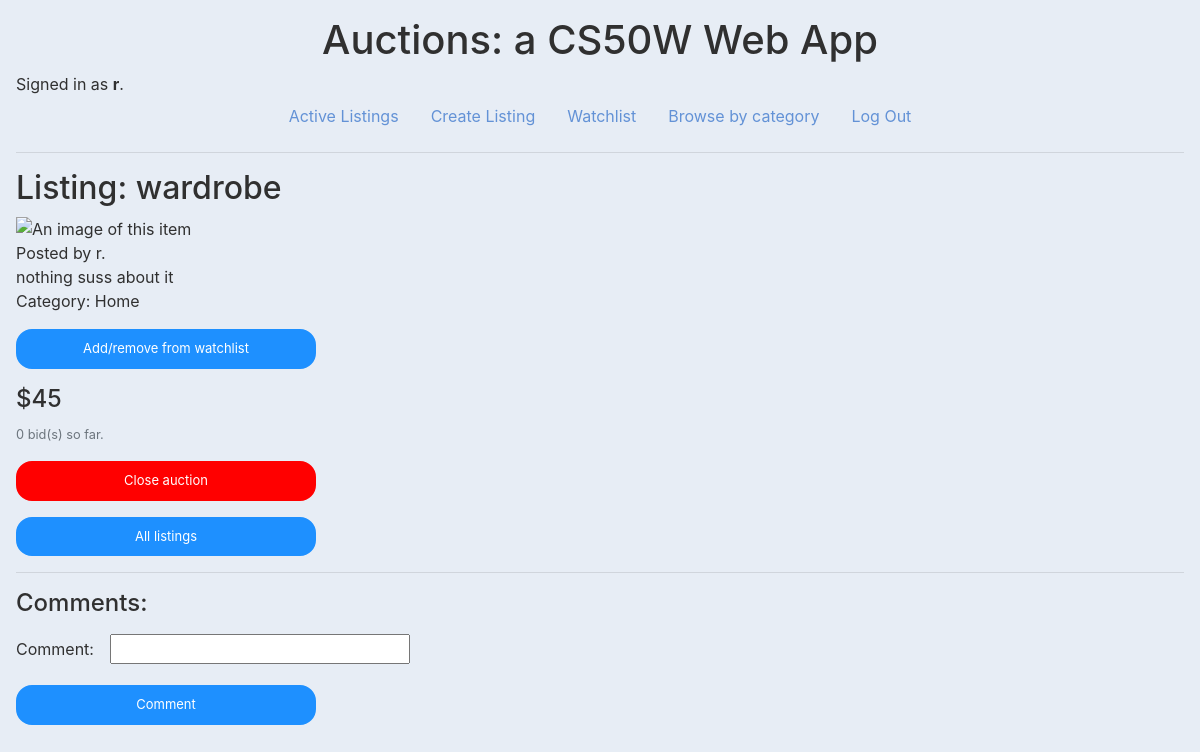
The page /listing/26 (signed in) on the database as committed earlier.
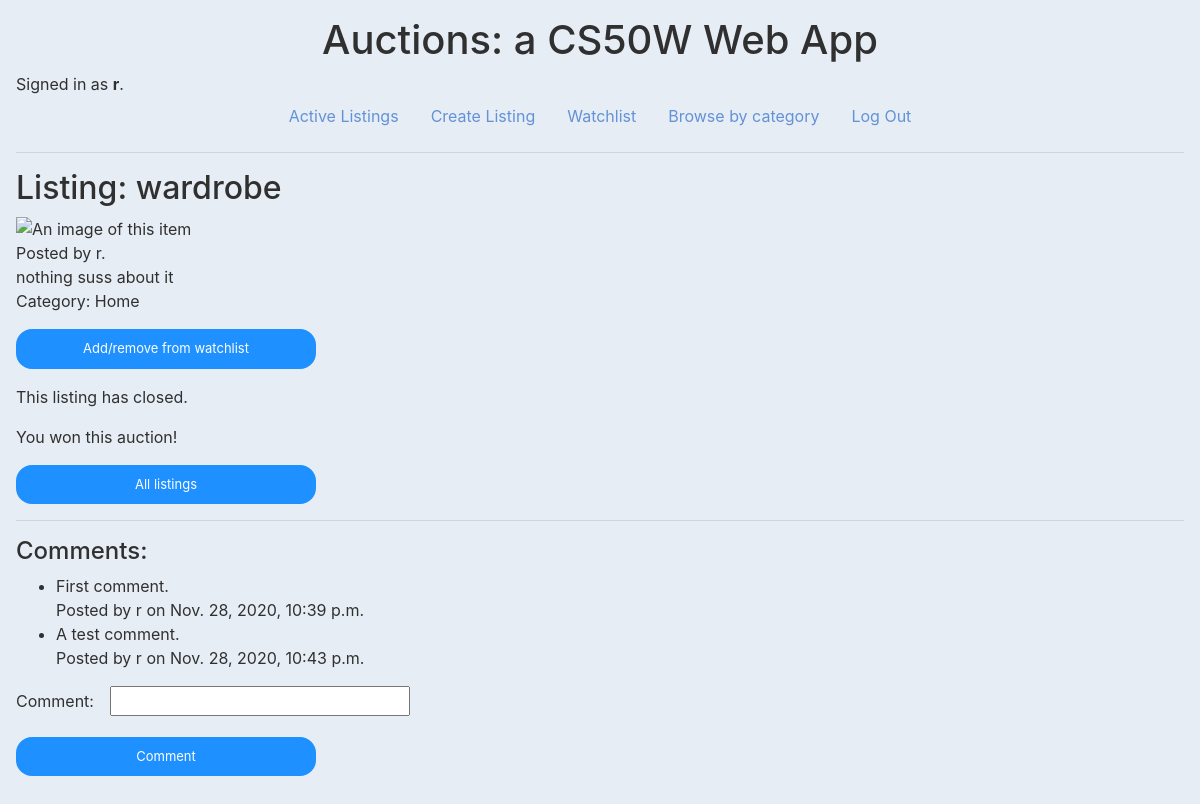
The same page on the database as committed later.
### auctions/models.py (models this page shows, shortened)
class Listing(models.Model):
    name = models.CharField(max_length=150, default="Item name")
    owner = models.ForeignKey(User, on_delete=models.CASCADE, related_name="owner_id", null=True, blank=True)
    description = models.TextField(blank=True)
    startBid = models.IntegerField(default=0)
    imgSrc = models.URLField(blank=True)
    Q = 'Q'
    F = 'F'
    T = 'T'
    E = 'E'
    H = 'H'
    O = 'O'
    CATEGORY_CHOICES = [
        (Q, 'Quick sell'),
        (F, 'Fashion'),
        (T, 'Toys'),
        (E, 'Electronics'),
        (H, 'Home'),
        (O, 'Other')
    ]
    category = models.CharField(max_length=11, choices=CATEGORY_CHOICES)
    datePosted = models.DateTimeField(auto_now=True)
    isOpen = models.BooleanField(default=True)

class User(AbstractUser):
    pass

class Comment(models.Model):
    commenter = models.ForeignKey(User, on_delete=models.CASCADE, related_name="user", blank=True, null=True)
    listingID = models.ForeignKey(Listing, on_delete=models.CASCADE, related_name="listingComment", blank=True, null=True)
    comment = models.CharField(max_length=264)
    dateCommented = models.DateTimeField(auto_now_add=True)
    class Meta:
        ordering = ['dateCommented']

### auctions/views.py (the view)
# urls.py: path("listing/<int:listing_id>", views.listing, name="listing"),
def listing(request, listing_id):
    try:
        item = Listing.objects.get(id=listing_id)
        item_id = item.id
        user = request.user.username
        id_user = request.user
        bidform = BidForm()
        userWatchlist = Watchlist.objects.filter(currentUser=id_user)
        commentForm = CommentForm()
        numBids = len(Bid.objects.filter(listingID=listing_id))
        comments = Comment.objects.filter(listingID=listing_id)
        if request.method == 'POST':
            if 'commentButton' in request.POST:
                commentForm = CommentForm(data=request.POST)
                if commentForm.is_valid():
                    new_comment = Comment()
                    new_comment = commentForm.save(commit=False)
                    new_comment.listingID = item
                    new_comment.commenter = id_user
                    new_comment.save()
                    message = django.contrib.messages.success(request, 'Comment added successfully.')
                    return HttpResponseRedirect(request.META.get('HTTP_REFERER'), {"messages":message})
            if 'watchlistButton' in request.POST:
                for row in userWatchlist:
                    if item == row.itemWatch:
                        userWatchlist.filter(itemWatch=item).delete()
                        message = django.contrib.messages.success(request, 'Item removed from watchlist.')
                        return HttpResponseRedirect(request.META.get('HTTP_REFERER'), {"messages":message})
                w = Watchlist(currentUser=id_user, itemWatch=item)
                w.save()
                message = django.contrib.messages.success(request, 'Item added to watchlist.')
                return HttpResponseRedirect(request.META.get('HTTP_REFERER'), {"messages":message})
            if 'makeBid' in request.POST:
                bidform = BidForm(request.POST)
                if bidform.is_valid():
                    user_bid = bidform.cleaned_data['bid']
                    price = item.startBid
                    if user_bid > price:
                        newBid = Bid(listingID=item, bidder=request.user, amount=user_bid)
                        newBid.save()
                        item.startBid = user_bid
                        item.save()
                        message = django.contrib.messages.success(request, 'Bid placed successfully.')
                        return HttpResponseRedirect(request.META.get('HTTP_REFERER'), {"messages":message})
                    else:
                        message = django.contrib.messages.success(request, 'Error: please bid an amount larger than the current price.')
                        return HttpResponseRedirect(request.META.get('HTTP_REFERER'), {"messages":message})
            elif 'closeAuction' in request.POST:
                item.isOpen = False
                topBid = item.startBid
                topBidObject = Bid.objects.filter(amount = topBid, listingID=item_id)
                if hasattr(topBidObject, 'bidder'):
                    topBidder = topBidObject.bidders
                else:
                    topBidder = item.owner
                item.owner = topBidder
                item.save()
                message = django.contrib.messages.success(request, 'Closed auction successfully.')
                return redirect("/", {"messages":message})
        else:
            try:
                whoBid = Bid.objects.filter(bidder=request.user)[0]
                whoBid1 = whoBid.bidder
                numBids = len(Bid.objects.filter(listingID=listing_id))
                return render(request, "auctions/listing.html", {
                    "item": item,
                    "user_id": user,
                    "commentForm": commentForm,
                    "bidForm": bidform,
                    "numBids": numBids,
                    "whoBid": whoBid1,
                    "watchlist": userWatchlist,
                    "comments": comments
                })
            except:
                numBids = len(Bid.objects.filter(listingID=listing_id))
                return render(request, "auctions/listing.html", {
                    "item": item,
                    "user_id": user,
                    "commentForm": commentForm,
                    "bidForm": bidform,
                    "numBids": numBids,
                    "watchlist": userWatchlist,
                    "comments": comments
                })
    except TypeError:
        return redirect("/error")

### auctions/views.py
class CommentForm(forms.ModelForm):
    class Meta:
        model = Comment
        fields = ('comment',)

class BidForm(forms.Form):
    bid = forms.IntegerField(min_value=0)

### auctions/templates/auctions/listing.html (shortened to what this page needs)
{% extends "auctions/layout.html" %}
{% block body %}
    <h2 class="display">Listing: {{ item.name }}</h2>
    {% if item.imgSrc %}
    <div class="img">
        <img src="{{ item.imgSrc }}" class="listingImg" alt="An image of this item" />
    </div>
    {% endif %}
    <p>Posted by {{ item.owner }}.<br>
    {{ item.description }}<br>
    Category: {{ item.get_category_display }}</p>
    <form action="{% url 'listing' item.id %}" method="post">
        <input type="submit" name="watchlistButton" id="watchlistButton" class="button"
        value="Add/remove from watchlist"></input>
    </form>
    {% if item.isOpen == True %}
   <h4>${{ item.startBid }}</h4>
   <p class="text-muted"><small>
       {{ numBids }} bid(s) so far.
    </small></p>
        {% if item.owner == user %}
        <form action="{% url 'listing' item.id %}" method="post">
            <input type="submit" class="button btn-danger" value="Close auction" name="closeAuction" id="closeAuction"></input>
        </form>
        {% else %}
            <form action="{% url 'listing' item.id %}" method="post">
                {% csrf_token %}
                {{ bidForm }}
                <input type="submit" class="button btn-green" value="Place bid" id="makeBid" name="makeBid"></input>
            </form>
        {% endif %}
    {% else %}
    <p>This listing has closed.</p>
        {% if item.owner == user %}
            <p>You won this auction!</p>
        {% else %}
            <p>You did not win this auction.</p>
        {% endif %}
    {% endif %}
    <input type="button" class="button" value="All listings" id="homeButton"></input>
    <hr>
    <h4>Comments:</h4>
<ul class="commentsList">
    {% for comment in comments %}
            <li>{{ comment.comment }}<br>
            Posted by {{ comment.commenter }} on {{ comment.dateCommented }}</li>
    {% endfor %}
</ul>
    <form action="{% url 'listing' item.id %}" method="post" class="commentForm">
        {{ commentForm }}
        <input type="submit" class="button commentForm" value="Comment" id="commentButton" name="commentButton"></input>
    </form>
{% endblock %}

Rows that differ between the two databases and show on the page:
changed Listing "wardrobe": isOpen True → False (drawn); startBid "45" → (not shown)
added Comment: comment "First comment.", commenter "r", dateCommented "Nov. 28, 2020, 10:39 p.m."
added Comment: comment "A test comment.", commenter "r", dateCommented "Nov. 28, 2020, 10:43 p.m."
Other text that changed with them:
{{ numBids }}: "0" → (not shown)
form field closeAuction: "Close auction" → (not shown)
text no longer shown: "$ bid(s) so far."
text now shown: "This listing has closed. You won this auction!"
